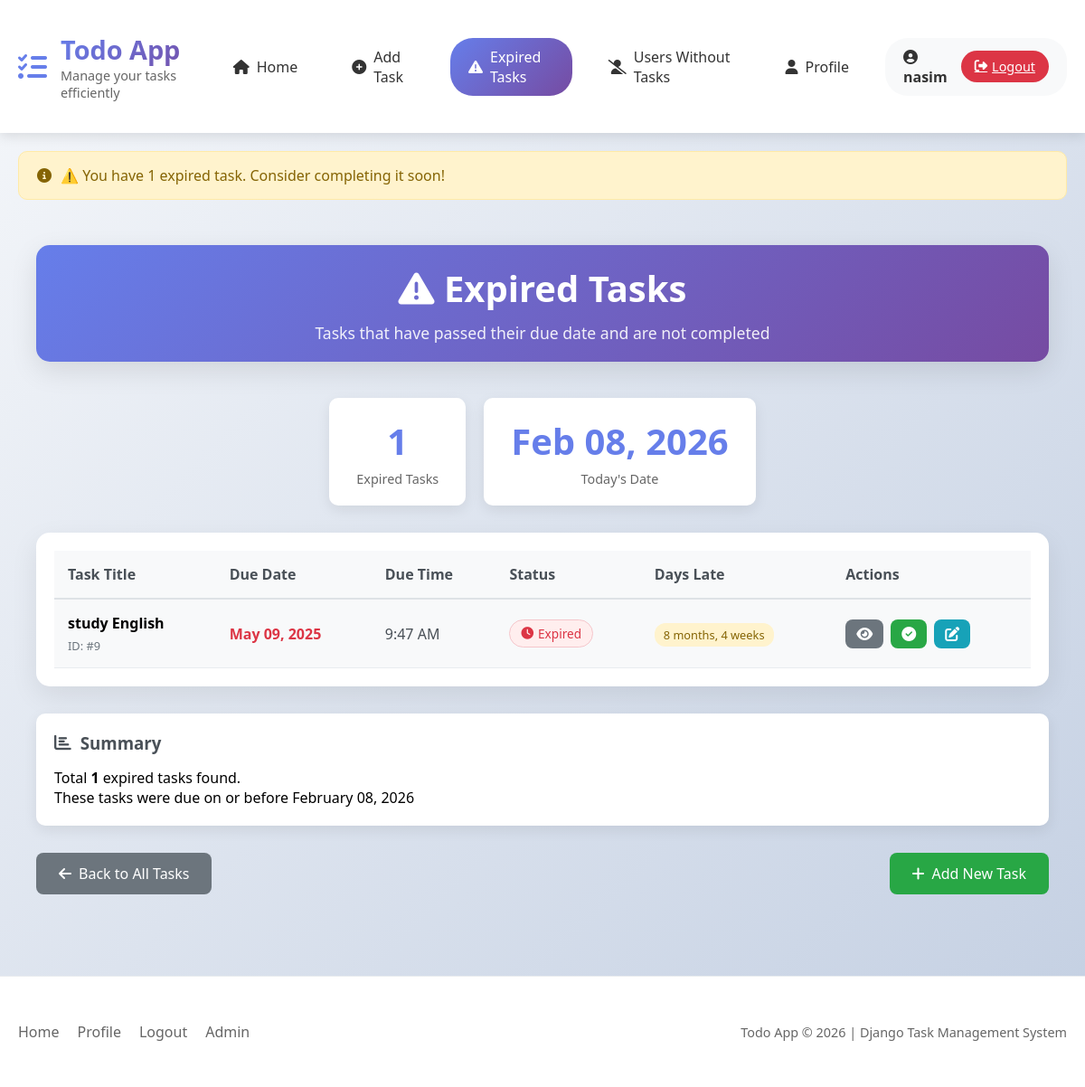
The app's page /expired-tasks/ (signed in) with its own data.
### todo/models.py (models this page shows, shortened)
class Task(models.Model):
    user = models.ForeignKey(User, on_delete=models.CASCADE, related_name='tasks', null=True, blank=True)
    title = models.CharField(max_length=200)
    due_date = models.DateTimeField()
    due_time = models.TimeField(null=True, blank=True)
    done = models.BooleanField(default=False)
    objects = TaskManager()
    class Meta:
        ordering = ['due_date']

### todo/views.py (the view)
# urls.py: path('expired-tasks/', ExpiredTasksListView.as_view(), name='expired_tasks_list'),  # Question 1
class ExpiredTasksListView(LoginRequiredMixin, ListView):
    template_name = 'todo/expired_tasks.html'
    context_object_name = 'expired_tasks'
    def get_queryset(self):
        if hasattr(self.request.user, 'tasks'):
            return self.request.user.tasks.filter(
                due_date__lt=timezone.now().date(),
                done=False
            ).order_by('due_date')
        return Task.objects.none()
    def get_context_data(self, **kwargs):
        context = super().get_context_data(**kwargs)
        expired_tasks = self.get_queryset()
        expired_count = expired_tasks.count()
        context['expired_count'] = expired_count
        context['today_date'] = timezone.now()
        if expired_count == 0:
            messages.success(
                self.request,
                '✅ Excellent! You have no expired tasks. Keep up the good work!'
            )
        elif expired_count == 1:
            messages.warning(
                self.request,
                f'⚠️ You have 1 expired task. Consider completing it soon!'
            )
        else:
            messages.warning(
                self.request,
                f'⚠️ You have {expired_count} expired tasks. Consider prioritizing these!'
            )
        return context

### todo/models.py (called while the page is built)
    def get_queryset(self):
        return TaskQuerySet(self.model, using=self._db)

### todo/templates/todo/expired_tasks.html (shortened to what this page needs)
{% extends 'todo/base.html' %}
{% block content %}
<div class="container">
    <div class="header-section">
        <h1><i class="fas fa-exclamation-triangle"></i> Expired Tasks</h1>
        <p class="subtitle">Tasks that have passed their due date and are not completed</p>
    </div>
    {% if expired_tasks %}
    <div class="stats-section">
        <div class="stat-card">
            <div class="stat-number">{{ expired_tasks.count }}</div>
            <div class="stat-label">Expired Tasks</div>
        </div>
        <div class="stat-card">
            <div class="stat-number">{{ today_date|date:"M d, Y" }}</div>
            <div class="stat-label">Today's Date</div>
        </div>
    </div>
    <div class="table-wrapper">
        <table class="tasks-table">
            <thead>
                <tr>
                    <th>Task Title</th>
                    <th>Due Date</th>
                    <th>Due Time</th>
                    <th>Status</th>
                    <th>Days Late</th>
                    <th>Actions</th>
                </tr>
            </thead>
            <tbody>
                {% for task in expired_tasks %}
                <tr class="task-row {% cycle 'even' 'odd' %}">
                    <td>
                        <div class="task-title-cell">
                            <strong>{{ task.title }}</strong>
                            <small class="task-id">ID: #{{ task.id }}</small>
                        </div>
                    </td>
                    <td>
                        <div class="due-date-cell">
                            <span class="date">{{ task.due_date|date:"M d, Y" }}</span>
                        </div>
                    </td>
                    <td>
                        {% if task.due_time %}
                        <span class="time">{{ task.due_time|time:"g:i A" }}</span>
                        {% else %}
                        <span class="no-time">Not set</span>
                        {% endif %}
                    </td>
                    <td>
                        <span class="status-badge expired">
                            <i class="fas fa-clock"></i> Expired
                        </span>
                    </td>
                    <td>
                        {% with days_late=task.due_date|timesince %}
                        <span class="days-late-badge">{{ days_late }}</span>
                        {% endwith %}
                    </td>
                    <td>
                        <div class="action-buttons">
                            <a href="{% url 'todo:task_detail' task.pk %}" class="btn btn-view" title="View Details">
                                <i class="fas fa-eye"></i>
                            </a>
                            <a href="{% url 'todo:task_update_status' task.pk %}" class="btn btn-complete" title="Mark as Done">
                                <i class="fas fa-check-circle"></i>
                            </a>
                            <a href="{% url 'todo:task_edit' task.pk %}" class="btn btn-edit" title="Edit Task">
                                <i class="fas fa-edit"></i>
                            </a>
                        </div>
                    </td>
                </tr>
                {% endfor %}
            </tbody>
        </table>
    </div>
    <div class="summary-section">
        <h3><i class="fas fa-chart-bar"></i> Summary</h3>
        <p>Total <strong>{{ expired_tasks.count }}</strong> expired tasks found.</p>
        <p>These tasks were due on or before {{ today_date|date:"F d, Y" }}</p>
    </div>
    {% endif %}
    <div class="navigation-buttons">
        <a href="{% url 'todo:task_list' %}" class="btn btn-back">
            <i class="fas fa-arrow-left"></i> Back to All Tasks
        </a>
        <a href="{% url 'todo:task_create' %}" class="btn btn-create">
            <i class="fas fa-plus"></i> Add New Task
        </a>
    </div>
</div>
{% endblock %}

### todo/templates/todo/base.html (shortened to what this page needs)
{% load static %}
<!DOCTYPE html>
<html lang="en">
<head>
    <link rel="stylesheet" href="https://cdnjs.cloudflare.com/ajax/libs/font-awesome/6.4.0/css/all.min.css">
</head>
<body>
    <header>
        <div class="container">
            <nav class="navbar">
                <a href="{% url 'todo:task_list' %}" class="logo">
                    <div class="logo-icon">
                        <i class="fas fa-tasks"></i>
                    </div>
                    <div class="logo-text">
                        <h1>Todo App</h1>
                        <p>Manage your tasks efficiently</p>
                    </div>
                </a>
                <div class="nav-links">
                    {% if user.is_authenticated %}
                        <a href="{% url 'todo:task_list' %}" class="nav-link {% if request.resolver_match.url_name == 'task_list' %}active{% endif %}">
                            <i class="fas fa-home"></i> Home
                        </a>
                        <a href="{% url 'todo:task_create' %}" class="nav-link {% if request.resolver_match.url_name == 'task_create' %}active{% endif %}">
                            <i class="fas fa-plus-circle"></i> Add Task
                        </a>
                        <a href="{% url 'todo:expired_tasks_list' %}" class="nav-link {% if request.resolver_match.url_name == 'expired_tasks_list' %}active{% endif %}">
                            <i class="fas fa-exclamation-triangle"></i> Expired Tasks
                        </a>
                        <a href="{% url 'todo:users_without_tasks' %}" class="nav-link {% if request.resolver_match.url_name == 'users_without_tasks' %}active{% endif %}">
                            <i class="fas fa-user-slash"></i> Users Without Tasks
                        </a>
                        <a href="{% url 'todo:profile' %}" class="nav-link {% if request.resolver_match.url_name == 'profile' %}active{% endif %}">
                            <i class="fas fa-user"></i> Profile
                        </a>
                        <div class="user-info">
                            <span class="username">
                                <i class="fas fa-user-circle"></i> {{ user.username }}
                            </span>
                            <a href="{% url 'todo:logout' %}" class="logout-btn">
                                <i class="fas fa-sign-out-alt"></i> Logout
                            </a>
                        </div>
                    {% endif %}
                </div>
            </nav>
        </div>
    </header>
    <main class="container">
        {% if messages %}
        <div class="messages">
            {% for message in messages %}
            <div class="alert alert-{{ message.tags }}">
                <i class="fas fa-{% if message.tags == 'success' %}check-circle{% elif message.tags == 'error' or message.tags == 'danger' %}exclamation-circle{% else %}info-circle{% endif %}"></i>
                {{ message }}
            </div>
            {% endfor %}
        </div>
        {% endif %}
        {% block content %}
        {% endblock %}
    </main>
    <footer>
        <div class="container">
            <div class="footer-content">
                <div class="footer-links">
                    <a href="{% url 'todo:task_list' %}">Home</a>
                    {% if user.is_authenticated %}
                    <a href="{% url 'todo:profile' %}">Profile</a>
                    <a href="{% url 'todo:logout' %}">Logout</a>
                    {% else %}
                    <a href="{% url 'todo:login' %}">Login</a>
                    <a href="{% url 'todo:register' %}">Register</a>
                    {% endif %}
                    <a href="/admin/" target="_blank">Admin</a>
                </div>
                <div class="copyright">
                    <p>Todo App &copy; {% now "Y" %} | Django Task Management System</p>
                </div>
            </div>
        </div>
    </footer>
</body>
</html>

### todo/templates/todo/base.html (style rules this page uses)
* { margin: 0; padding: 0; box-sizing: border-box; }
body { font-family: 'Segoe UI', Tahoma, Geneva, Verdana, sans-serif; background: linear-gradient(135deg, #f5f7fa 0%, #c3cfe2 100%); min-height: 100vh; }
.container { max-width: 1400px; margin: 0 auto; padding: 0 20px; }
header { background: white; box-shadow: 0 4px 12px rgba(0,0,0,0.1); position: sticky; top: 0; z-index: 1000; }
.navbar { display: flex; justify-content: space-between; align-items: center; padding: 15px 0; }
.logo { display: flex; align-items: center; gap: 15px; text-decoration: none; color: #333; }
.logo-icon { font-size: 2rem; color: #667eea; }
.logo-text h1 { font-size: 1.8rem; font-weight: 700; background: linear-gradient(135deg, #667eea 0%, #764ba2 100%); -webkit-background-clip: text; -webkit-text-fill-color: transparent; }
.logo-text p { font-size: 0.9rem; color: #666; }
.nav-links { display: flex; gap: 20px; align-items: center; }
.nav-link { text-decoration: none; color: #333; padding: 10px 20px; border-radius: 25px; font-weight: 500; transition: all 0.3s ease; display: flex; align-items: center; gap: 8px; }
.nav-link.active { background: linear-gradient(135deg, #667eea 0%, #764ba2 100%); color: white; }
.user-info { display: flex; align-items: center; gap: 15px; padding: 10px 20px; background: #f8f9fa; border-radius: 25px; }
.username { font-weight: 600; color: #333; }
.logout-btn { background: #dc3545; color: white; border: none; padding: 8px 15px; border-radius: 20px; cursor: pointer; display: flex; align-items: center; gap: 5px; font-size: 0.9rem; }
.btn { padding: 10px 25px; border-radius: 25px; text-decoration: none; font-weight: 500; transition: all 0.3s ease; display: inline-flex; align-items: center; gap: 8px; }
main { padding: 30px 0; min-height: calc(100vh - 200px); }
.messages { margin-bottom: 30px; }
.alert { padding: 15px 20px; border-radius: 10px; margin-bottom: 15px; display: flex; align-items: center; gap: 10px; animation: slideIn 0.5s ease; }
.alert-warning { background-color: #fff3cd; border: 1px solid #ffeaa7; color: #856404; }
footer { background: white; padding: 30px 0; margin-top: 50px; border-top: 1px solid #e9ecef; }
.footer-content { display: flex; justify-content: space-between; align-items: center; flex-wrap: wrap; gap: 20px; }
.footer-links { display: flex; gap: 20px; }
.footer-links a { color: #666; text-decoration: none; }
.copyright { color: #666; font-size: 0.9rem; }

### records on screen
Task: title "study English", id "9", due_date "May 09, 2025", due_time "9:47 AM", task "8 months, 4 weeks"

### other values on screen
{{ user.username }} "nasim"
{{ message }} "⚠️ You have 1 expired task. Consider completing it soon!"
{{ expired_tasks.count }} "1"
{{ today_date|date:"M d, Y" }} "Feb 08, 2026"
{{ today_date|date:"F d, Y" }} "February 08, 2026"
